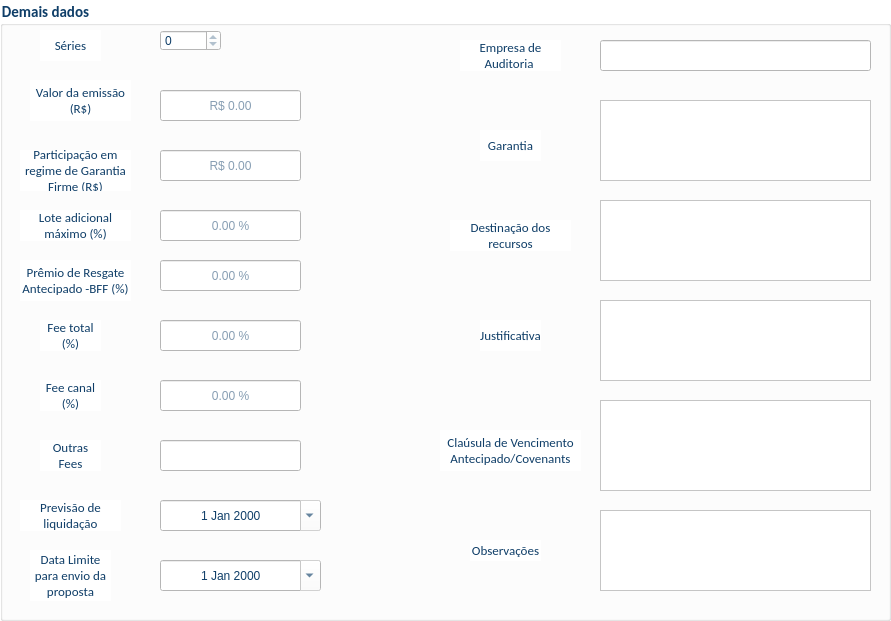
          <widget class="QGroupBox" name="gb_demaisDados">
           <property name="geometry">
            <rect>
             <x>10</x>
             <y>920</y>
             <width>891</width>
             <height>621</height>
            </rect>
           </property>
           <property name="font">
            <font>
             <family>Calibri</family>
             <pointsize>11</pointsize>
             <weight>75</weight>
             <bold>true</bold>
            </font>
           </property>
           <property name="styleSheet">
            <string notr="true">
background-color: rgb(255, 255, 255);
color: rgb(15, 62, 104);</string>
           </property>
           <property name="title">
            <string>Demais dados</string>
           </property>
           <widget class="QLabel" name="valorEmissao">
            <property name="geometry">
             <rect>
              <x>30</x>
              <y>80</y>
              <width>101</width>
              <height>41</height>
             </rect>
            </property>
            <property name="font">
             <font>
              <family>Calibri</family>
              <pointsize>10</pointsize>
             </font>
            </property>
            <property name="text">
             <string>Valor da emissão (R$)</string>
            </property>
            <property name="alignment">
             <set>Qt::AlignCenter</set>
            </property>
            <property name="wordWrap">
             <bool>true</bool>
            </property>
           </widget>
           <widget class="QLineEdit" name="le_valorEmissao">
            <property name="geometry">
             <rect>
              <x>160</x>
              <y>90</y>
              <width>141</width>
              <height>31</height>
             </rect>
            </property>
            <property name="inputMask">
             <string/>
            </property>
            <property name="text">
             <string/>
            </property>
            <property name="frame">
             <bool>true</bool>
            </property>
            <property name="alignment">
             <set>Qt::AlignCenter</set>
            </property>
            <property name="readOnly">
             <bool>true</bool>
            </property>
            <property name="placeholderText">
             <string>R$ 0.00</string>
            </property>
           </widget>
           <widget class="QLabel" name="destinacaoRecursos">
            <property name="geometry">
             <rect>
              <x>450</x>
              <y>220</y>
              <width>121</width>
              <height>31</height>
             </rect>
            </property>
            <property name="font">
             <font>
              <family>Calibri</family>
              <pointsize>10</pointsize>
             </font>
            </property>
            <property name="text">
             <string>Destinação dos recursos</string>
            </property>
            <property name="alignment">
             <set>Qt::AlignCenter</set>
            </property>
            <property name="wordWrap">
             <bool>true</bool>
            </property>
           </widget>
           <widget class="QLabel" name="partGarantiaFirme">
            <property name="geometry">
             <rect>
              <x>20</x>
              <y>150</y>
              <width>111</width>
              <height>41</height>
             </rect>
            </property>
            <property name="font">
             <font>
              <family>Calibri</family>
              <pointsize>10</pointsize>
             </font>
            </property>
            <property name="text">
             <string>Participação em regime de Garantia Firme (R$)</string>
            </property>
            <property name="alignment">
             <set>Qt::AlignCenter</set>
            </property>
            <property name="wordWrap">
             <bool>true</bool>
            </property>
           </widget>
           <widget class="QLineEdit" name="le_partGarantiaFirme">
            <property name="geometry">
             <rect>
              <x>160</x>
              <y>150</y>
              <width>141</width>
              <height>31</height>
             </rect>
            </property>
            <property name="inputMask">
             <string/>
            </property>
            <property name="text">
             <string/>
            </property>
            <property name="frame">
             <bool>true</bool>
            </property>
            <property name="alignment">
             <set>Qt::AlignCenter</set>
            </property>
            <property name="readOnly">
             <bool>true</bool>
            </property>
            <property name="placeholderText">
             <string>R$ 0.00</string>
            </property>
           </widget>
           <widget class="QLabel" name="loteAdicionalMax">
            <property name="geometry">
             <rect>
              <x>20</x>
              <y>210</y>
              <width>111</width>
              <height>31</height>
             </rect>
            </property>
            <property name="font">
             <font>
              <family>Calibri</family>
              <pointsize>10</pointsize>
             </font>
            </property>
            <property name="text">
             <string>Lote adicional máximo (%)</string>
            </property>
            <property name="alignment">
             <set>Qt::AlignCenter</set>
            </property>
            <property name="wordWrap">
             <bool>true</bool>
            </property>
           </widget>
           <widget class="QLineEdit" name="le_loteAdicionalMax">
            <property name="geometry">
             <rect>
              <x>160</x>
              <y>210</y>
              <width>141</width>
              <height>31</height>
             </rect>
            </property>
            <property name="inputMask">
             <string/>
            </property>
            <property name="text">
             <string/>
            </property>
            <property name="frame">
             <bool>true</bool>
            </property>
            <property name="alignment">
             <set>Qt::AlignCenter</set>
            </property>
            <property name="readOnly">
             <bool>true</bool>
            </property>
            <property name="placeholderText">
             <string>0.00 %</string>
            </property>
           </widget>
           <widget class="QLabel" name="series">
            <property name="geometry">
             <rect>
              <x>40</x>
              <y>30</y>
              <width>61</width>
              <height>31</height>
             </rect>
            </property>
            <property name="font">
             <font>
              <family>Calibri</family>
              <pointsize>10</pointsize>
             </font>
            </property>
            <property name="text">
             <string>Séries</string>
            </property>
            <property name="alignment">
             <set>Qt::AlignCenter</set>
            </property>
            <property name="wordWrap">
             <bool>true</bool>
            </property>
           </widget>
           <widget class="QSpinBox" name="spinBox_series">
            <property name="enabled">
             <bool>true</bool>
            </property>
            <property name="geometry">
             <rect>
              <x>160</x>
              <y>30</y>
              <width>61</width>
              <height>21</height>
             </rect>
            </property>
            <property name="readOnly">
             <bool>true</bool>
            </property>
           </widget>
           <widget class="QLabel" name="justificativa">
            <property name="geometry">
             <rect>
              <x>480</x>
              <y>320</y>
              <width>61</width>
              <height>31</height>
             </rect>
            </property>
            <property name="font">
             <font>
              <family>Calibri</family>
              <pointsize>10</pointsize>
             </font>
            </property>
            <property name="text">
             <string>Justificativa</string>
            </property>
            <property name="alignment">
             <set>Qt::AlignCenter</set>
            </property>
            <property name="wordWrap">
             <bool>true</bool>
            </property>
           </widget>
           <widget class="QTextEdit" name="te_justificativa">
            <property name="geometry">
             <rect>
              <x>600</x>
              <y>300</y>
              <width>271</width>
              <height>81</height>
             </rect>
            </property>
            <property name="readOnly">
             <bool>true</bool>
            </property>
           </widget>
           <widget class="QLabel" name="garantia">
            <property name="geometry">
             <rect>
              <x>480</x>
              <y>130</y>
              <width>61</width>
              <height>31</height>
             </rect>
            </property>
            <property name="font">
             <font>
              <family>Calibri</family>
              <pointsize>10</pointsize>
             </font>
            </property>
            <property name="text">
             <string>Garantia</string>
            </property>
            <property name="alignment">
             <set>Qt::AlignCenter</set>
            </property>
            <property name="wordWrap">
             <bool>true</bool>
            </property>
           </widget>
           <widget class="QLabel" name="coveanants">
            <property name="geometry">
             <rect>
              <x>440</x>
              <y>430</y>
              <width>141</width>
              <height>41</height>
             </rect>
            </property>
            <property name="font">
             <font>
              <family>Calibri</family>
              <pointsize>10</pointsize>
             </font>
            </property>
            <property name="text">
             <string>Claúsula de Vencimento Antecipado/Covenants</string>
            </property>
            <property name="alignment">
             <set>Qt::AlignCenter</set>
            </property>
            <property name="wordWrap">
             <bool>true</bool>
            </property>
           </widget>
           <widget class="QTextEdit" name="te_covenants">
            <property name="geometry">
             <rect>
              <x>600</x>
              <y>400</y>
              <width>271</width>
              <height>91</height>
             </rect>
            </property>
            <property name="readOnly">
             <bool>true</bool>
            </property>
           </widget>
           <widget class="QLabel" name="premioResgAntBFF">
            <property name="geometry">
             <rect>
              <x>20</x>
              <y>260</y>
              <width>111</width>
              <height>41</height>
             </rect>
            </property>
            <property name="font">
             <font>
              <family>Calibri</family>
              <pointsize>10</pointsize>
             </font>
            </property>
            <property name="text">
             <string>Prêmio de Resgate Antecipado -BFF (%)</string>
            </property>
            <property name="alignment">
             <set>Qt::AlignCenter</set>
            </property>
            <property name="wordWrap">
             <bool>true</bool>
            </property>
           </widget>
           <widget class="QLineEdit" name="le_premioResgAntBFF">
            <property name="geometry">
             <rect>
              <x>160</x>
              <y>260</y>
              <width>141</width>
              <height>31</height>
             </rect>
            </property>
            <property name="inputMask">
             <string/>
            </property>
            <property name="text">
             <string/>
            </property>
            <property name="frame">
             <bool>true</bool>
            </property>
            <property name="alignment">
             <set>Qt::AlignCenter</set>
            </property>
            <property name="readOnly">
             <bool>true</bool>
            </property>
            <property name="placeholderText">
             <string>0.00 %</string>
            </property>
           </widget>
           <widget class="QLabel" name="feeTotal">
            <property name="geometry">
             <rect>
              <x>40</x>
              <y>320</y>
              <width>61</width>
              <height>31</height>
             </rect>
            </property>
            <property name="font">
             <font>
              <family>Calibri</family>
              <pointsize>10</pointsize>
             </font>
            </property>
            <property name="text">
             <string>Fee total (%)</string>
            </property>
            <property name="alignment">
             <set>Qt::AlignCenter</set>
            </property>
            <property name="wordWrap">
             <bool>true</bool>
            </property>
           </widget>
           <widget class="QLabel" name="outrasFees">
            <property name="geometry">
             <rect>
              <x>40</x>
              <y>440</y>
              <width>61</width>
              <height>31</height>
             </rect>
            </property>
            <property name="font">
             <font>
              <family>Calibri</family>
              <pointsize>10</pointsize>
             </font>
            </property>
            <property name="text">
             <string>Outras Fees</string>
            </property>
            <property name="alignment">
             <set>Qt::AlignCenter</set>
            </property>
            <property name="wordWrap">
             <bool>true</bool>
            </property>
           </widget>
           <widget class="QLabel" name="feeCanal">
            <property name="geometry">
             <rect>
              <x>40</x>
              <y>380</y>
              <width>61</width>
              <height>31</height>
             </rect>
            </property>
            <property name="font">
             <font>
              <family>Calibri</family>
              <pointsize>10</pointsize>
             </font>
            </property>
            <property name="text">
             <string>Fee canal (%)</string>
            </property>
            <property name="alignment">
             <set>Qt::AlignCenter</set>
            </property>
            <property name="wordWrap">
             <bool>true</bool>
            </property>
           </widget>
           <widget class="QLineEdit" name="le_feeTotal">
            <property name="geometry">
             <rect>
              <x>160</x>
              <y>320</y>
              <width>141</width>
              <height>31</height>
             </rect>
            </property>
            <property name="inputMask">
             <string/>
            </property>
            <property name="text">
             <string/>
            </property>
            <property name="frame">
             <bool>true</bool>
            </property>
            <property name="alignment">
             <set>Qt::AlignCenter</set>
            </property>
            <property name="readOnly">
             <bool>true</bool>
            </property>
            <property name="placeholderText">
             <string>0.00 %</string>
            </property>
           </widget>
           <widget class="QLineEdit" name="le_feeCanal">
            <property name="geometry">
             <rect>
              <x>160</x>
              <y>380</y>
              <width>141</width>
              <height>31</height>
             </rect>
            </property>
            <property name="inputMask">
             <string/>
            </property>
            <property name="text">
             <string/>
            </property>
            <property name="frame">
             <bool>true</bool>
            </property>
            <property name="alignment">
             <set>Qt::AlignCenter</set>
            </property>
            <property name="readOnly">
             <bool>true</bool>
            </property>
            <property name="placeholderText">
             <string>0.00 %</string>
            </property>
           </widget>
           <widget class="QLineEdit" name="le_outrasFees">
            <property name="geometry">
             <rect>
              <x>160</x>
              <y>440</y>
              <width>141</width>
              <height>31</height>
             </rect>
            </property>
            <property name="inputMask">
             <string/>
            </property>
            <property name="text">
             <string/>
            </property>
            <property name="frame">
             <bool>true</bool>
            </property>
            <property name="alignment">
             <set>Qt::AlignCenter</set>
            </property>
            <property name="readOnly">
             <bool>true</bool>
            </property>
            <property name="placeholderText">
             <string/>
            </property>
           </widget>
           <widget class="QLabel" name="observacoes">
            <property name="geometry">
             <rect>
              <x>470</x>
              <y>540</y>
              <width>71</width>
              <height>21</height>
             </rect>
            </property>
            <property name="font">
             <font>
              <family>Calibri</family>
              <pointsize>10</pointsize>
             </font>
            </property>
            <property name="text">
             <string>Observações</string>
            </property>
            <property name="alignment">
             <set>Qt::AlignCenter</set>
            </property>
            <property name="wordWrap">
             <bool>true</bool>
            </property>
           </widget>
           <widget class="QTextEdit" name="te_observacoes">
            <property name="geometry">
             <rect>
              <x>600</x>
              <y>510</y>
              <width>271</width>
              <height>81</height>
             </rect>
            </property>
            <property name="readOnly">
             <bool>true</bool>
            </property>
           </widget>
           <widget class="QLabel" name="empresaAudit">
            <property name="geometry">
             <rect>
              <x>460</x>
              <y>40</y>
              <width>101</width>
              <height>31</height>
             </rect>
            </property>
            <property name="font">
             <font>
              <family>Calibri</family>
              <pointsize>10</pointsize>
             </font>
            </property>
            <property name="text">
             <string>Empresa de Auditoria </string>
            </property>
            <property name="alignment">
             <set>Qt::AlignCenter</set>
            </property>
            <property name="wordWrap">
             <bool>true</bool>
            </property>
           </widget>
           <widget class="QLineEdit" name="le_empresaAudit">
            <property name="geometry">
             <rect>
              <x>600</x>
              <y>40</y>
              <width>271</width>
              <height>31</height>
             </rect>
            </property>
            <property name="inputMask">
             <string/>
            </property>
            <property name="text">
             <string/>
            </property>
            <property name="frame">
             <bool>true</bool>
            </property>
            <property name="readOnly">
             <bool>true</bool>
            </property>
            <property name="placeholderText">
             <string/>
            </property>
           </widget>
           <widget class="QLabel" name="previsaoLiquidacao">
            <property name="geometry">
             <rect>
              <x>20</x>
              <y>500</y>
              <width>101</width>
              <height>31</height>
             </rect>
            </property>
            <property name="font">
             <font>
              <family>Calibri</family>
              <pointsize>10</pointsize>
             </font>
            </property>
            <property name="text">
             <string>Previsão de liquidação</string>
            </property>
            <property name="alignment">
             <set>Qt::AlignCenter</set>
            </property>
            <property name="wordWrap">
             <bool>true</bool>
            </property>
           </widget>
           <widget class="QLabel" name="dtLimiteEnvioProp">
            <property name="geometry">
             <rect>
              <x>30</x>
              <y>550</y>
              <width>81</width>
              <height>51</height>
             </rect>
            </property>
            <property name="font">
             <font>
              <family>Calibri</family>
              <pointsize>10</pointsize>
             </font>
            </property>
            <property name="text">
             <string>Data Limite para envio da proposta</string>
            </property>
            <property name="alignment">
             <set>Qt::AlignCenter</set>
            </property>
            <property name="wordWrap">
             <bool>true</bool>
            </property>
           </widget>
           <widget class="QDateEdit" name="de_dtLimiteEnvioProp">
            <property name="enabled">
             <bool>true</bool>
            </property>
            <property name="geometry">
             <rect>
              <x>160</x>
              <y>560</y>
              <width>161</width>
              <height>31</height>
             </rect>
            </property>
            <property name="alignment">
             <set>Qt::AlignCenter</set>
            </property>
            <property name="readOnly">
             <bool>true</bool>
            </property>
            <property name="calendarPopup">
             <bool>true</bool>
            </property>
           </widget>
           <widget class="QDateEdit" name="de_previsaoLiquidacao">
            <property name="enabled">
             <bool>true</bool>
            </property>
            <property name="geometry">
             <rect>
              <x>160</x>
              <y>500</y>
              <width>161</width>
              <height>31</height>
             </rect>
            </property>
            <property name="alignment">
             <set>Qt::AlignCenter</set>
            </property>
            <property name="readOnly">
             <bool>true</bool>
            </property>
            <property name="calendarPopup">
             <bool>true</bool>
            </property>
           </widget>
           <widget class="QTextEdit" name="te_garantia">
            <property name="geometry">
             <rect>
              <x>600</x>
              <y>100</y>
              <width>271</width>
              <height>81</height>
             </rect>
            </property>
            <property name="readOnly">
             <bool>true</bool>
            </property>
           </widget>
           <widget class="QTextEdit" name="te_destinacaoRecursos">
            <property name="geometry">
             <rect>
              <x>600</x>
              <y>200</y>
              <width>271</width>
              <height>81</height>
             </rect>
            </property>
            <property name="readOnly">
             <bool>true</bool>
            </property>
           </widget>
          </widget>
